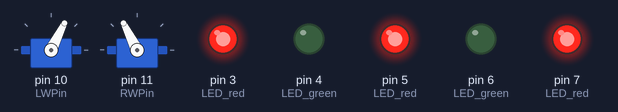
Bench run of a sketch on a simulated Arduino Uno, built with avr-gcc and run on an emulated ATmega328P. Shown: 2 × servo, output pins drawn as LEDs (lit = HIGH).

Above: at 0.05 s.
At 2.75 s:
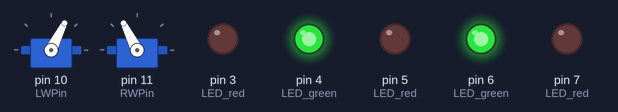
Timing chart, 0 to 3.0 s (numbered marks = the images above):
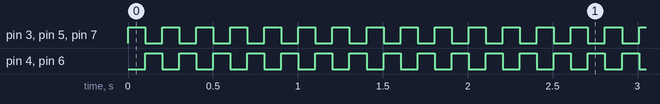

Measured:
- by itself, pin 3 (LED_red), pin 4 (LED_green), pin 5 (LED_red), pin 6 (LED_green), pin 7 (LED_red): alternates HIGH for 0.10 s and LOW for 0.10 s

The sketch:

RoboxPolice.ino
```cpp
// This code is based on a program called "Sweep"
// by BARRAGAN <http://barraganstudio.com>
// (which is an example placed in the public domain found under the example menu of the Arduino IDE)
// and we also utilize the Servo.h Library

//Creative commons license for my modifications
//
//I created additional functions created for handling continuous-rotation-servos as motors
//Forward, Backward, RotateLeft, RotateRight, Stop, and attachServo
//by gskielian  < http://www.kielian.net >

double ForwardSpeed = 30.0;
double RotateSpeed = 30.0;
double BackwardSpeed = 30.0;

#include <Servo.h>

Servo LeftWheel;  // create servo object to control a servo
Servo RightWheel;  // create servo object to control a servo

// Note: a maximum of eight servo objects can be created

int LWPin = 10; //set the pin number for your left servo-motors (just change the number if not pin 9)
int RWPin = 11; //right-wheel control pin


void setup()
{
  LeftWheel.attach( LWPin );  //  Connects LeftWheel to the pin LWPin
  RightWheel.attach( RWPin );  // Connects another wheel to be controlled by the pin RWPin
  pinMode(3,OUTPUT); //LED red
  pinMode(4,OUTPUT); //LED green
  pinMode(5,OUTPUT); //LED red
  pinMode(6,OUTPUT); //LED green
  pinMode(7,OUTPUT); //LED red

}


void loop()
{


    RedOn();
      Forward(0.1);
    RedOff();
    GreenOn();
      Forward(0.1);
    GreenOff();

    // Full steam ahead!

   }


void RedOn()
{
      digitalWrite(3,HIGH);
     digitalWrite(5,HIGH);
     digitalWrite(7,HIGH);
}
void RedOff()
{
      digitalWrite(3,LOW);
     digitalWrite(5,LOW);
     digitalWrite(7,LOW);
}

void GreenOn    ()
{
      digitalWrite(4,HIGH);
     digitalWrite(6,HIGH);

}
void GreenOff()
{
      digitalWrite(4,LOW);
     digitalWrite(6,LOW);

}


void Forward(double seconds)
{
    double speed = ForwardSpeed;

     attachServos(); //in case we disconnected them

     //The CRS thinks it is always at 90 degrees
     //if you tell it to go to 180 degrees it will go really fast clock-wise
     //0 degrees really quickly counterclockwise
     // 95 really slowly clockwise

    double leftspeed = (-speed/100.0*90.0 + 90) ;
    double rightspeed = (speed/100.0*90.0 + 90) ;  // translates it to servo-speak (servo input is from 0-180)

    LeftWheel.write( (int) leftspeed);
    RightWheel.write((int) rightspeed); // Right wheel is backwards

   //delay wants an integer number of milliseconds, we turn seconds to milliseconds
   //then we turn the result into an int
   delay((int) (seconds*1000));
}


void Backward ( double seconds)
{
    double speed = BackwardSpeed;

    attachServos(); //in case we disconnected them

    double leftspeed = (speed/100.0*90.0 + 90) ;
    double rightspeed = (-speed/100.0*90.0 + 90) ;  // translates it to servo-speak (servo input is from 0-180)

    LeftWheel.write( (int) leftspeed);
    RightWheel.write((int) rightspeed);

    delay((int) (seconds*1000));
}


void RotateLeft (double seconds)
{
    double speed = RotateSpeed;

    attachServos(); //in case we disconnected them

    double leftspeed = (speed/100.0*90.0 + 90) ;  // translates it to servo-speak (servo input is from 0-180)
    double rightspeed = (speed/100.0*90.0 + 90) ;  // translates it to servo-speak (servo input is from 0-180)

    LeftWheel.write((int) leftspeed);
    RightWheel.write((int) rightspeed);
    delay((int) (seconds*1000));
}

void RotateRight (double seconds)
{
    double speed = RotateSpeed;

    attachServos(); //in case we disconnected them

    double leftspeed =  (-speed/100.0*90.0 + 90) ;  // translates it to servo-speak (servo input is from 0-180)
    double rightspeed =  (-speed/100.0*90.0 + 90) ;  // translates it to servo-speak (servo input is from 0-180)

    LeftWheel.write((int) leftspeed);
    RightWheel.write((int) rightspeed);

    delay((int) (seconds*1000));
}


void Stop( double seconds)
{
  LeftWheel.detach();  //to stop the motors, we have the Arduino stop sending signals entirely
  RightWheel.detach();

  delay((int) (seconds*1000));
}


void attachServos()
{
   LeftWheel.attach(LWPin);
   RightWheel.attach(RWPin);
}
```
